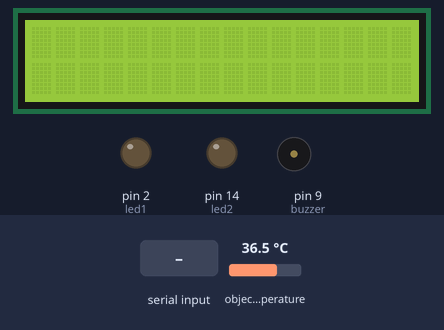
The sketch below on a simulated Arduino Uno, built with avr-gcc and run on an emulated ATmega328P. On the bench: 16×2 character LCD, output pins drawn as LEDs (lit = HIGH), buzzer (waves = sounding, pin HIGH). Inputs (shaded band) come from the test bench; at power-on: object temperature 36.5 °C. What the sketch prints to the serial monitor is not drawn.

Above: at 1.2 s.
1.3 s: "30,150\n" received over Serial
At 2.7 s:
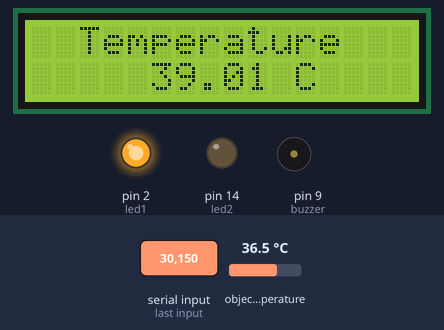
3.1 s: "1\n" received over Serial
At 4.78 s:
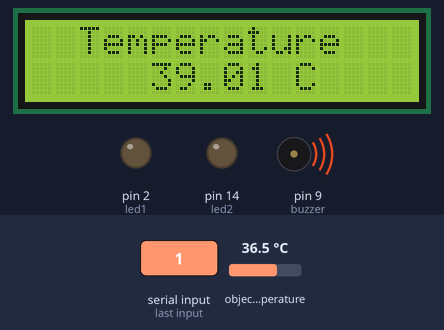
At 8.2 s:
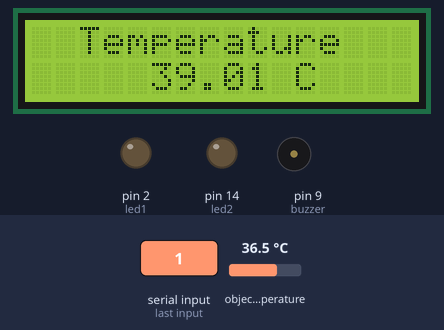
Timing chart, 0 to 9.7 s (numbered marks = the images above; inputs shaded):
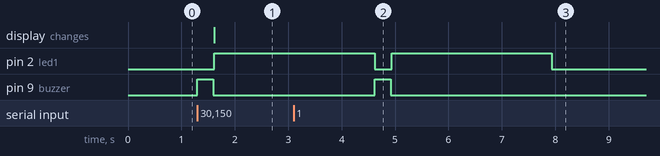

Measured:
- after the input at 1.3 s, pin 2 (led1): LOW → HIGH after 0.32 s; pin 9 (buzzer): LOW → HIGH at once, → LOW 0.30 s later; the display: changes after 0.32 s (image 1)
- after the input at 3.1 s, pin 9 (buzzer): LOW → HIGH after 1.5 s, → LOW 0.30 s later

The sketch:

testLED.ino
```cpp
#include <LiquidCrystal_I2C.h>
#include <Wire.h>
#include <Adafruit_MLX90614.h>
Adafruit_MLX90614 mlx = Adafruit_MLX90614();
// Declaration for an SSD1306 display connected to I2C (SDA, SCL pins)
char receivedChar;
boolean newData = false;
int incomingByte;
String inString = "";
byte buzzer = 9;
byte led1 = 2; //pin D0
byte led2 = 14; //pin D0
LiquidCrystal_I2C lcd = LiquidCrystal_I2C(0x27, 16, 2);
void setup() {
  Serial.begin(115200);
  lcd.init();
  lcd.backlight();
  pinMode(led1, OUTPUT);
  pinMode(led2, OUTPUT);
  pinMode(buzzer, OUTPUT);
  digitalWrite(buzzer,LOW);
  digitalWrite(led1,LOW);
  digitalWrite(led2,LOW);
}


void loop(){
  if (Serial.available() > 0) {
    // read the incoming byte:
    int inChar = Serial.read();
    if(isDigit(inChar)){
      inString += (char)inChar;
    }
    int number = inString.toInt();
    if(number == 1){
      digitalWrite(buzzer,HIGH);
      delay(300);
      digitalWrite(buzzer,LOW);
      lcd.setCursor(2,0);
      lcd.print("Temperature");
      // Display static text
      float temp = mlx.readObjectTempC() + 2.5;
      lcd.setCursor(5,1);
      lcd.print(temp);
      lcd.print(" C");
      if(temp >= 38){
        digitalWrite(led1,HIGH);
        delay(3000);
        digitalWrite(led1,LOW);
      }else{
        digitalWrite(led2,HIGH);
        delay(3000);
        digitalWrite(led2,LOW);
      }
      Serial.println(temp);
    }
    // say what you got:
    inString = "";
 }
}
```
